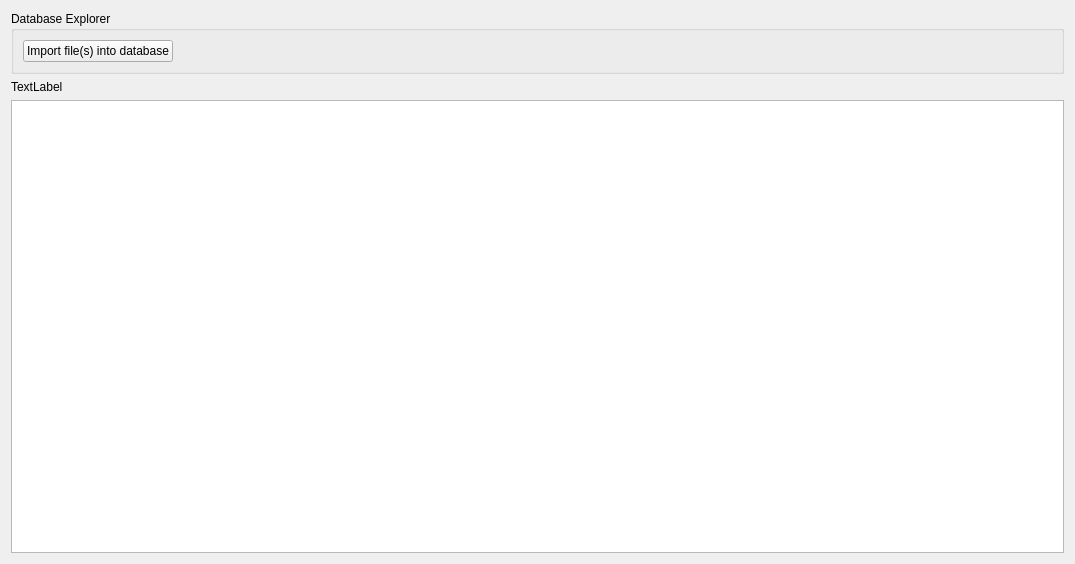
<?xml version="1.0" encoding="UTF-8"?>
<ui version="4.0">
 <class>DBExplorer</class>
 <widget class="QWidget" name="DBExplorer">
  <property name="geometry">
   <rect>
    <x>0</x>
    <y>0</y>
    <width>1075</width>
    <height>564</height>
   </rect>
  </property>
  <property name="windowTitle">
   <string>Form</string>
  </property>
  <layout class="QGridLayout" name="gridLayout">
   <item row="0" column="0">
    <widget class="QGroupBox" name="dbOptions">
     <property name="title">
      <string>Database Explorer</string>
     </property>
     <layout class="QGridLayout" name="gridLayout_2">
      <item row="0" column="0">
       <widget class="QPushButton" name="dbImportButton">
        <property name="sizePolicy">
         <sizepolicy hsizetype="Maximum" vsizetype="Fixed">
          <horstretch>0</horstretch>
          <verstretch>0</verstretch>
         </sizepolicy>
        </property>
        <property name="text">
         <string>Import file(s) into database</string>
        </property>
       </widget>
      </item>
      <item row="0" column="1">
       <spacer name="horizontalSpacer">
        <property name="orientation">
         <enum>Qt::Horizontal</enum>
        </property>
        <property name="sizeHint" stdset="0">
         <size>
          <width>40</width>
          <height>20</height>
         </size>
        </property>
       </spacer>
      </item>
     </layout>
    </widget>
   </item>
   <item row="2" column="0">
    <widget class="QTableView" name="dbTable">
     <property name="enabled">
      <bool>true</bool>
     </property>
     <property name="sizeAdjustPolicy">
      <enum>QAbstractScrollArea::AdjustToContents</enum>
     </property>
     <property name="selectionMode">
      <enum>QAbstractItemView::ContiguousSelection</enum>
     </property>
     <property name="sortingEnabled">
      <bool>true</bool>
     </property>
     <property name="wordWrap">
      <bool>true</bool>
     </property>
     <attribute name="horizontalHeaderStretchLastSection">
      <bool>true</bool>
     </attribute>
     <attribute name="verticalHeaderVisible">
      <bool>false</bool>
     </attribute>
    </widget>
   </item>
   <item row="1" column="0">
    <widget class="QLabel" name="rowsFound">
     <property name="text">
      <string>TextLabel</string>
     </property>
    </widget>
   </item>
  </layout>
 </widget>
 <resources/>
 <connections/>
</ui>
